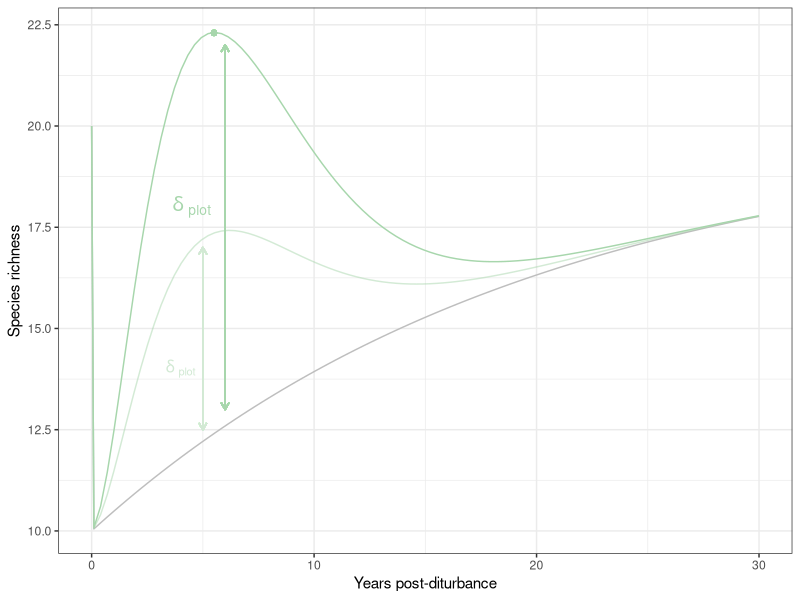

Here is the R script that generated this plot:
## ---- chunk 1
#| message: false
#| warning: false
library(tidyverse)
## ---- chunk 2
#| message: false
#| warning: false
#| fig-cap: "Figure 2: Schematic representation of modelling of species richness over time following a selective logging disturbance. The x-axis represents the number of years post-disturbance. The green lines represent the modelled trajectory of either raw or rarefied species richness. The transparency of the lines represents the height of the intermediate diversity maximums, as described by the intermediate disturbance hypothesis below. The trajectory is modelled using the adapted common framework for modelling recovery in disturbed tropical forests (see the Methods section for details). Here, $delta_{plot}$ represents the diversity extremes (minimums or maximums) at the intermediate stage of the recovery trajectory. A positive $delta_{plot}$ directly represents the hypothesis H1 that an intermediate maximum of diversity will be observed over time. Similarly, positive relationship between $delta_{plot}$ and observed basal area loss directly represents the hypothesis H2 that the intermediate maximum of diversity is driven by increasing disturbance intensity."
ltp <- function(time, dist, thetainf, lambda) {
  theta0 <- thetainf * dist
  ltp <- 1 - exp(-lambda * time)
  theta0 + (thetainf - theta0) * (ltp)
}
stp <- function(time, dist, thetainf, lambda, tau, delta) {
  theta0 <- thetainf * dist
  ltp <- 1 - exp(-lambda * time)
  stp <- delta * (time / tau * exp(1 - time / tau))^2
  theta0 + ltp * (thetainf - theta0) + stp * thetainf
}
data.frame(time = seq(0.1, 30, length.out = 100)) |>
  mutate(y_stp_max = stp(time,
    dist = 0.5, thetainf = 20, lambda = 0.05,
    tau = 5, delta = 0.5
  )) |>
  mutate(y_stp_min = stp(time,
    dist = 0.5, thetainf = 20, lambda = 0.05,
    tau = 5, delta = 0.25
  )) |>
  mutate(y_ltp = ltp(time, dist = 0.5, thetainf = 20, lambda = 0.05)) |>
  bind_rows(data.frame(
    time = 0,
    y_stp_max = 20, y_stp_min = 20,
    y_ltp = 20,
    y_ba_max = 30, y_ba_min = 30
  )) |>
  ggplot(aes(time)) +
  geom_line(aes(y = y_ltp), col = "grey") +
  geom_line(aes(y = y_stp_max), col = "#a7d6ac") +
  geom_line(aes(y = y_stp_min), col = "#a7d6ac", alpha = .5) +
  theme_bw() +
  xlab("Years post-diturbance") +
  ylab("Species richness") +
  annotate("text",
    x = 4.5, y = 18, label = "delta[~plot]",
    col = "#a7d6ac", parse = TRUE, size = 5
  ) +
  annotate("text",
    x = 4, y = 14, label = "delta[~plot]",
    col = "#d2e9d4", parse = TRUE, size = 4
  ) +
  geom_segment(aes(x = 6, y = 13, xend = 6, yend = 22),
    arrow = arrow(length = unit(0.2, "cm")), col = "#a7d6ac"
  ) +
  geom_segment(aes(x = 6, y = 22, xend = 6, yend = 13),
    arrow = arrow(length = unit(0.2, "cm")), col = "#a7d6ac"
  ) +
  geom_segment(aes(x = 5, y = 12.5, xend = 5, yend = 17),
    arrow = arrow(length = unit(0.2, "cm")), col = "#d2e9d4"
  ) +
  geom_segment(aes(x = 5, y = 17, xend = 5, yend = 12.5),
    arrow = arrow(length = unit(0.2, "cm")), col = "#d2e9d4"
  ) +
  geom_point(x = 5.5, y = 22.3, col = "#a7d6ac") +
  xlab("Years post-diturbance")
